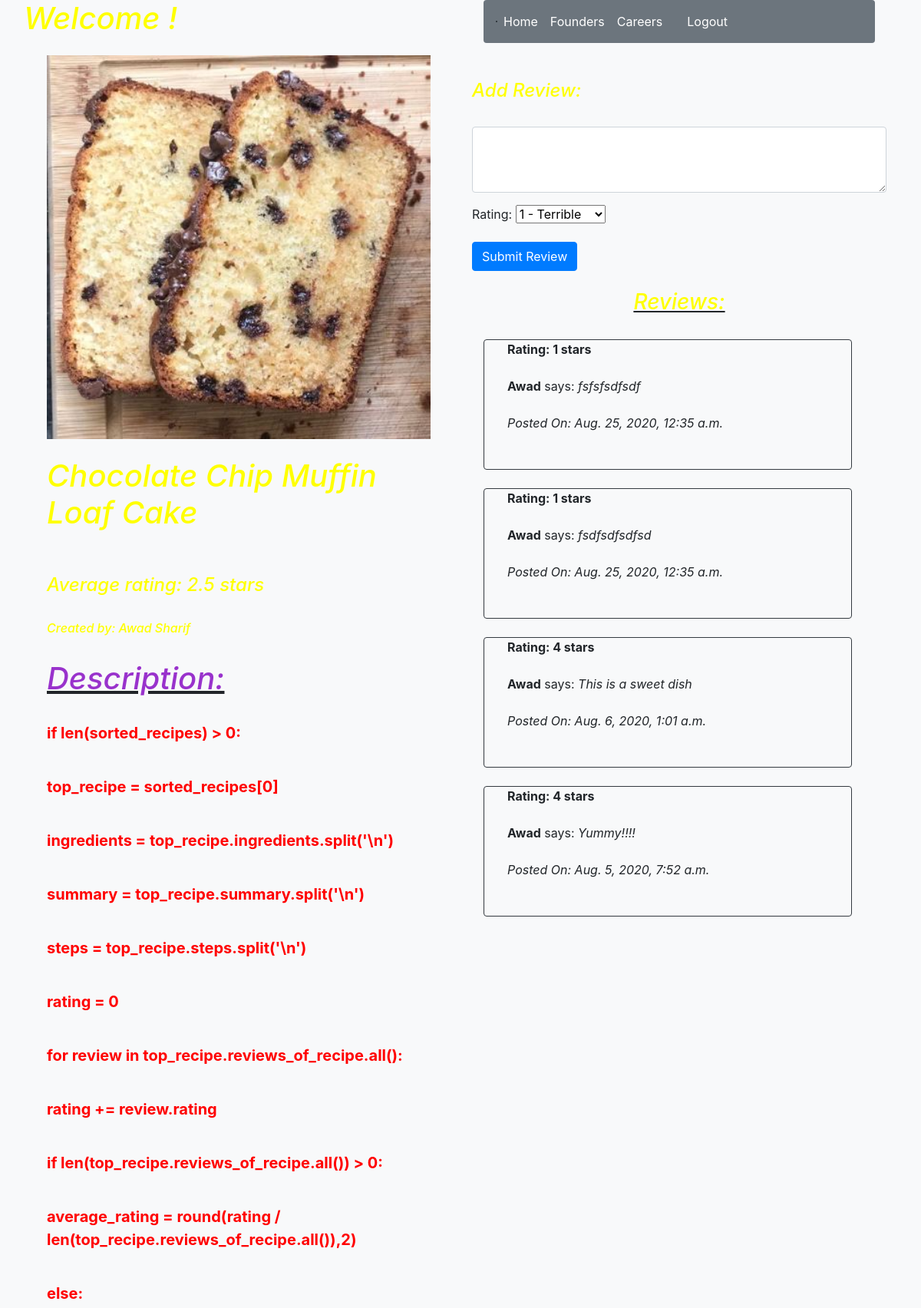
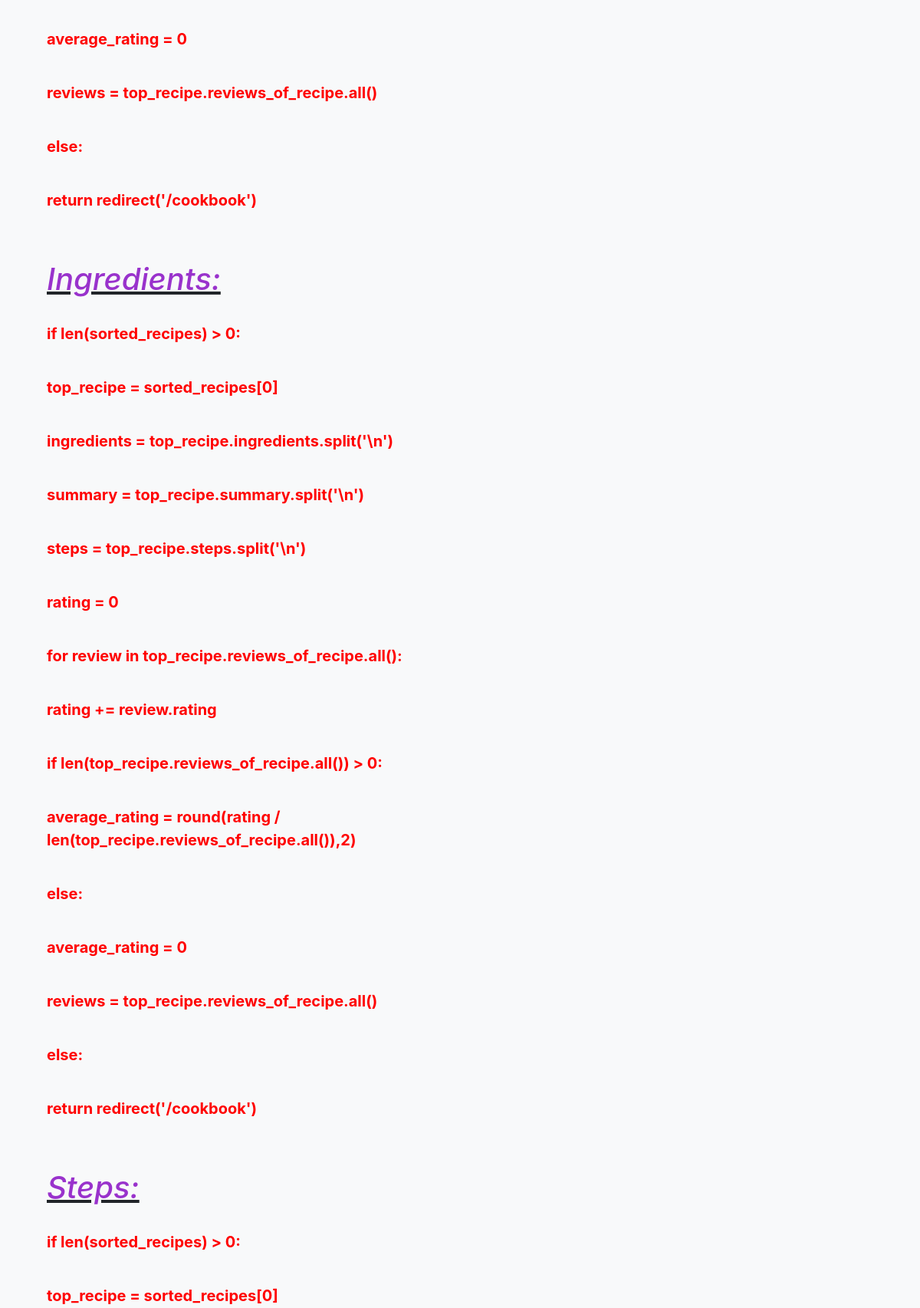
Screenshot of /dessert/info/14 (signed in, upper part) with the database file from the repository (2 pictures, top to bottom).
### recipe_app/models.py (models this page shows)
class Recipes(models.Model):
    name = models.CharField(max_length=255)
    summary = models.TextField()
    ingredients = models.TextField()
    steps = models.TextField()
    image = models.ImageField()
    owner = models.ForeignKey(User,related_name="recipes_of_user",on_delete = models.CASCADE)
    is_dessert = models.BooleanField()
    created_at = models.DateTimeField(auto_now_add=True)
    updated_at = models.DateTimeField(auto_now=True)
    objects = Recipes_Manager()

class User(models.Model):
    first_name = models.CharField(max_length=255)
    last_name = models.CharField(max_length=255)
    email = models.EmailField(max_length=255)
    password = models.CharField(max_length=255)
    created_at = models.DateTimeField(auto_now_add=True)
    updated_at = models.DateTimeField(auto_now=True)
    profilepic = models.CharField(null=True, max_length=255)
    objects = UserManager()

class Reviews(models.Model):
    content = models.TextField()
    rating = models.IntegerField()
    reviewer = models.ForeignKey(User,related_name="reviews_of_user",on_delete = models.CASCADE)
    recipe = models.ForeignKey(Recipes,related_name="reviews_of_recipe",on_delete = models.CASCADE)
    created_at = models.DateTimeField(auto_now_add=True)
    updated_at = models.DateTimeField(auto_now=True)
    objects = Reviews_Manager()

### recipe_app/views.py (the view)
# urls.py: path('dessert/info/<int:id>', views.dessert_info),
def dessert_info(request,id):
    if 'userid' not in request.session:
        return redirect('/')
    recipe = Recipes.objects.get(id=id)
    ingredients = recipe.ingredients.split('\n')
    summary = recipe.summary.split('\n')
    steps = recipe.steps.split('\n')
    rating = 0
    for review in recipe.reviews_of_recipe.all():
        rating += review.rating
    if len(recipe.reviews_of_recipe.all()) > 0:
        average_rating = round(rating / len(recipe.reviews_of_recipe.all()),2)
    else:
        average_rating = 0
    context = {
        'user': User.objects.get(id=request.session['userid']),
        'recipe': Recipes.objects.get(id=id),
        'ingredients': ingredients,
        'summaries': summary,
        'steps': steps,
        "Reviews": recipe.reviews_of_recipe.all().order_by("-created_at"),
        "rating": average_rating
    }
    return render(request,'dessert_info.html',context)

### recipe_app/templates/dessert_info.html (shortened to what this page needs)
{% load static %}
<!DOCTYPE html>
<html lang="en">
    <head>
        <link rel="stylesheet" href="https://stackpath.bootstrapcdn.com/bootstrap/4.5.0/css/bootstrap.min.css">
        <link rel="stylesheet" type="text/css" href="/static/css/style.css">
    </head>
    <body class="dessert_info bg-light">
        <div class="container">
            <div class="row">
                <div class="col-6 px-3">
                    <div class="form-group row">
                        <em><h1 class="text">Welcome {{User.first_name}}!</h1></em>
                    </div>
                    <div class="col-12">
                        <img src="{{recipe.image.url}}" width="500" height="500">
                    </div>
                    <div class="col-12">
                        <br>
                        <em><strong><h1 class="text">{{recipe.name}}</h1></strong></em>
                        <br><br>
                        <em><h4 class="text">Average rating: {{rating}} stars</h4></em>
                        <br>
                        <em><h6 class="text">Created by: {{recipe.owner.first_name}} {{recipe.owner.last_name}}</h6></em>
                        <br>
                        <u><em><h4 class="heading">Description:</h4></em></u>
                        <br>
                        {% for summary in summaries %}
                            <b><p class="info">{{ summary }}</p></b>
                            <br>
                        {% endfor %}
                        <br>
                        <em><u><h4 class="heading">Ingredients: </h4></u></em>
                        <br>
                        {% for ingredient in ingredients %}
                            <b><p class="info">{{ ingredient }}</p></b>
                            <br>
                        {% endfor %}
                        <br>
                        <em><u><h4 class="heading">Steps: </h4></u></em>
                        <br>
                        {% for step in steps %}
                            <b><p class="info">{{ step }}</p></b>
                            <br>
                        {% endfor %}
                    </div>
                </div>
                <div class="col-6">
                    <div class="col-12">
                        <nav class="navbar navbar-expand-lg rounded navbar-light bg-secondary">
                        <span class="border border-dark"></span>
                        <div class="collapse navbar-collapse" id="navbarNav">
                            <ul class="navbar-nav">
                                <li class="nav-item active">
                                    <a class="nav-link text-white" href="/desserts/page">Home</a>
                                </li>
                                <li class="nav-item active">
                                    <a class="nav-link text-white" href="/founders">Founders</a>
                                </li>
                                <li class="nav-item active">
                                    <a class="nav-link text-white" href="/#">Careers</a>
                                </li>
                                <li class="nav-item active">
                                    <a class="nav-link text-white" href="/userprofile/{{User.id}}">{{User.first_name}} {{User.last_name}}</a>
                                </li>
                                <li class="nav-item active">
                                    <a class="nav-link text-white" href="/logout">Logout</a>
                                </li>
                            </ul>
                        </div>
                    </nav>
                    </div>
                    <br><br>
                    <form action="/review/add" method="post" id="review">
                        <div class="form-group">
                            <em><h4 class="text">Add Review: </h4></em>
                            <br>
                            <textarea class="form-control" id="exampleFormControlTextarea1" name="Review" rows="3"></textarea>
                        </div>
                        <div class="form-group row">
                            <div class="col-12">
                                <label for="Rating">Rating:</label>
                                <select name="Rating" id="Rating">
                                    <option value="1">1 - Terrible</option>
                                </select>
                            </div>
                        </div>
                        <button type="submit" class="btn btn-primary">Submit Review</button>
                    </form>
                    <br>
                    <div class="col-12">
                        <u><em><h3 class="text text-center">Reviews:</h3></em></u>
                        <br>
                        <div class="form-group row" id="reviews">
                            {% for review in Reviews %}
                                <br><br>
                                <div class="card-deck col-12 bg-dark-rounded">
                                    <br><br><br><br>
                                    <div class="card mb-4 bg-light rounded border border-dark">
                                        <div class="col-12">
                                            <div class="col-12">
                                                <b>Rating: {{review.rating}} stars</b>
                                                <br><br>
                                                <strong>{{review.reviewer.first_name}}</strong> says: <em>{{review.content}}</em>
                                                <br><br>
                                                <em>Posted On: {{review.created_at}}</em>
                                                <br><br>
                                            </div>
                                            <br>
                                        </div>
                                    </div>
                                </div>
                                <br><br>
                            {% endfor %}
                        </div>
                    </div>
                </div>
            </div>
        </div>
    </body>
</html>

### recipe_app/static/css/style.css (style rules this page uses)
.dessert, .dessert_info { background-image: url("/static/dessert.jpeg"); background-size: 100%; height: 100%; background-size: cover; background-position: center; }
.heading { color: darkorchid; font-size: 40px; }
.info { color: red; font-size: 20px; }
.text { color: yellow; }

### rows the page displays
Recipes: image (picture), name "Chocolate Chip Muffin Loaf Cake", owner.first_name "Awad", owner.last_name "Sharif"
Reviews: rating "1", reviewer.first_name "Awad", content "fsfsfsdfsdf", created_at "Aug. 25, 2020, 12:35 a.m."
Reviews: rating "1", reviewer.first_name "Awad", content "fsdfsdfsdfsd", created_at "Aug. 25, 2020, 12:35 a.m."
Reviews: rating "4", reviewer.first_name "Awad", content "This is a sweet dish", created_at "Aug. 6, 2020, 1:01 a.m."
Reviews: rating "4", reviewer.first_name "Awad", content "Yummy!!!!", created_at "Aug. 5, 2020, 7:52 a.m."

### other values shown
{{ rating }} "2.5"
{{ summary }} "if len(sorted_recipes) > 0:" "top_recipe = sorted_recipes[0]" "ingredients = top_recipe.ingredients.split('\\n')" "summary = top_recipe.summary.split('\\n')" "steps = top_recipe.steps.split('\\n')" "rating = 0" "for review in top_recipe.reviews_of_recipe.all():" "rating += review.rating" "if len(top_recipe.reviews_of_recipe.all()) > 0:" "average_rating = round(rating / len(top_recipe.reviews_of_recipe.all()),2)" "else:" "average_rating = 0" "reviews = top_recipe.reviews_of_recipe.all()" "else:" "return redirect('/cookbook')"
{{ ingredient }} "if len(sorted_recipes) > 0:" "top_recipe = sorted_recipes[0]" "ingredients = top_recipe.ingredients.split('\\n')" "summary = top_recipe.summary.split('\\n')" "steps = top_recipe.steps.split('\\n')" "rating = 0" "for review in top_recipe.reviews_of_recipe.all():" "rating += review.rating" "if len(top_recipe.reviews_of_recipe.all()) > 0:" "average_rating = round(rating / len(top_recipe.reviews_of_recipe.all()),2)" "else:" "average_rating = 0" "reviews = top_recipe.reviews_of_recipe.all()" "else:" "return redirect('/cookbook')"
{{ step }} "if len(sorted_recipes) > 0:" "top_recipe = sorted_recipes[0]"
